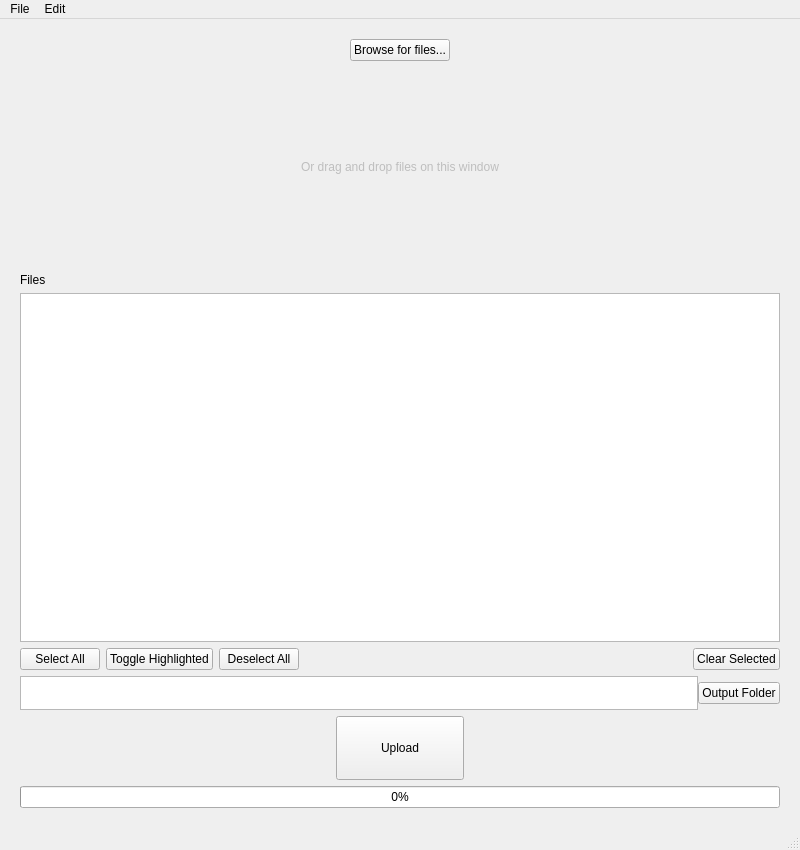
<?xml version="1.0" encoding="UTF-8"?>
<ui version="4.0">
 <class>MainWindow</class>
 <widget class="QMainWindow" name="MainWindow">
  <property name="geometry">
   <rect>
    <x>0</x>
    <y>0</y>
    <width>800</width>
    <height>850</height>
   </rect>
  </property>
  <property name="acceptDrops">
   <bool>true</bool>
  </property>
  <property name="windowTitle">
   <string>MainWindow</string>
  </property>
  <widget class="QWidget" name="centralwidget">
   <property name="acceptDrops">
    <bool>true</bool>
   </property>
   <property name="accessibleName">
    <string>Central Widget</string>
   </property>
   <property name="layoutDirection">
    <enum>Qt::LeftToRight</enum>
   </property>
   <layout class="QVBoxLayout" name="verticalLayout_3">
    <property name="leftMargin">
     <number>20</number>
    </property>
    <property name="topMargin">
     <number>20</number>
    </property>
    <property name="rightMargin">
     <number>20</number>
    </property>
    <property name="bottomMargin">
     <number>20</number>
    </property>
    <item>
     <layout class="QVBoxLayout" name="InputArea">
      <item alignment="Qt::AlignHCenter">
       <widget class="QPushButton" name="button_inputFiles">
        <property name="sizePolicy">
         <sizepolicy hsizetype="Maximum" vsizetype="Fixed">
          <horstretch>0</horstretch>
          <verstretch>0</verstretch>
         </sizepolicy>
        </property>
        <property name="text">
         <string>Browse for files...</string>
        </property>
       </widget>
      </item>
      <item>
       <widget class="QPushButton" name="dragArea">
        <property name="enabled">
         <bool>false</bool>
        </property>
        <property name="minimumSize">
         <size>
          <width>0</width>
          <height>200</height>
         </size>
        </property>
        <property name="acceptDrops">
         <bool>true</bool>
        </property>
        <property name="accessibleName">
         <string>Drag Area</string>
        </property>
        <property name="text">
         <string>Or drag and drop files on this window</string>
        </property>
        <property name="flat">
         <bool>true</bool>
        </property>
       </widget>
      </item>
      <item>
       <widget class="QLabel" name="label">
        <property name="text">
         <string>Files</string>
        </property>
       </widget>
      </item>
      <item>
       <widget class="QListWidget" name="list_filenames">
        <property name="acceptDrops">
         <bool>true</bool>
        </property>
        <property name="dragDropMode">
         <enum>QAbstractItemView::DragDrop</enum>
        </property>
        <property name="defaultDropAction">
         <enum>Qt::IgnoreAction</enum>
        </property>
        <property name="selectionMode">
         <enum>QAbstractItemView::ExtendedSelection</enum>
        </property>
       </widget>
      </item>
      <item>
       <layout class="QHBoxLayout" name="horizontalLayout_2">
        <item>
         <widget class="QPushButton" name="button_selectAll">
          <property name="text">
           <string>Select All</string>
          </property>
         </widget>
        </item>
        <item>
         <widget class="QPushButton" name="button_toggleHighlighted">
          <property name="text">
           <string>Toggle Highlighted</string>
          </property>
         </widget>
        </item>
        <item>
         <widget class="QPushButton" name="button_deselectAll">
          <property name="text">
           <string>Deselect All</string>
          </property>
         </widget>
        </item>
        <item>
         <spacer name="horizontalSpacer">
          <property name="orientation">
           <enum>Qt::Horizontal</enum>
          </property>
          <property name="sizeHint" stdset="0">
           <size>
            <width>40</width>
            <height>20</height>
           </size>
          </property>
         </spacer>
        </item>
        <item>
         <widget class="QPushButton" name="button_clearSelected">
          <property name="text">
           <string>Clear Selected</string>
          </property>
         </widget>
        </item>
       </layout>
      </item>
     </layout>
    </item>
    <item>
     <layout class="QVBoxLayout" name="OutputArea">
      <item>
       <layout class="QVBoxLayout" name="verticalLayout">
        <property name="rightMargin">
         <number>0</number>
        </property>
        <property name="bottomMargin">
         <number>0</number>
        </property>
        <item>
         <layout class="QHBoxLayout" name="horizontalLayout">
          <property name="spacing">
           <number>0</number>
          </property>
          <item>
           <widget class="QPlainTextEdit" name="text_outputFolder">
            <property name="sizePolicy">
             <sizepolicy hsizetype="Expanding" vsizetype="Fixed">
              <horstretch>0</horstretch>
              <verstretch>0</verstretch>
             </sizepolicy>
            </property>
            <property name="maximumSize">
             <size>
              <width>16777215</width>
              <height>34</height>
             </size>
            </property>
            <property name="verticalScrollBarPolicy">
             <enum>Qt::ScrollBarAlwaysOff</enum>
            </property>
            <property name="readOnly">
             <bool>false</bool>
            </property>
           </widget>
          </item>
          <item>
           <widget class="QPushButton" name="button_outputFolder">
            <property name="text">
             <string>Output Folder</string>
            </property>
           </widget>
          </item>
         </layout>
        </item>
        <item alignment="Qt::AlignHCenter">
         <widget class="QPushButton" name="button_go">
          <property name="sizePolicy">
           <sizepolicy hsizetype="Preferred" vsizetype="Preferred">
            <horstretch>0</horstretch>
            <verstretch>0</verstretch>
           </sizepolicy>
          </property>
          <property name="minimumSize">
           <size>
            <width>128</width>
            <height>64</height>
           </size>
          </property>
          <property name="styleSheet">
           <string notr="true"/>
          </property>
          <property name="text">
           <string>Upload</string>
          </property>
          <property name="checkable">
           <bool>false</bool>
          </property>
         </widget>
        </item>
       </layout>
      </item>
     </layout>
    </item>
    <item>
     <widget class="QProgressBar" name="progressBar">
      <property name="value">
       <number>0</number>
      </property>
     </widget>
    </item>
   </layout>
  </widget>
  <widget class="QMenuBar" name="menubar">
   <property name="geometry">
    <rect>
     <x>0</x>
     <y>0</y>
     <width>800</width>
     <height>31</height>
    </rect>
   </property>
   <widget class="QMenu" name="menuasdfas_df">
    <property name="title">
     <string>File</string>
    </property>
   </widget>
   <widget class="QMenu" name="menuEdit">
    <property name="title">
     <string>Edit</string>
    </property>
   </widget>
   <addaction name="menuasdfas_df"/>
   <addaction name="menuEdit"/>
  </widget>
  <widget class="QStatusBar" name="statusbar"/>
 </widget>
 <resources/>
 <connections/>
</ui>
